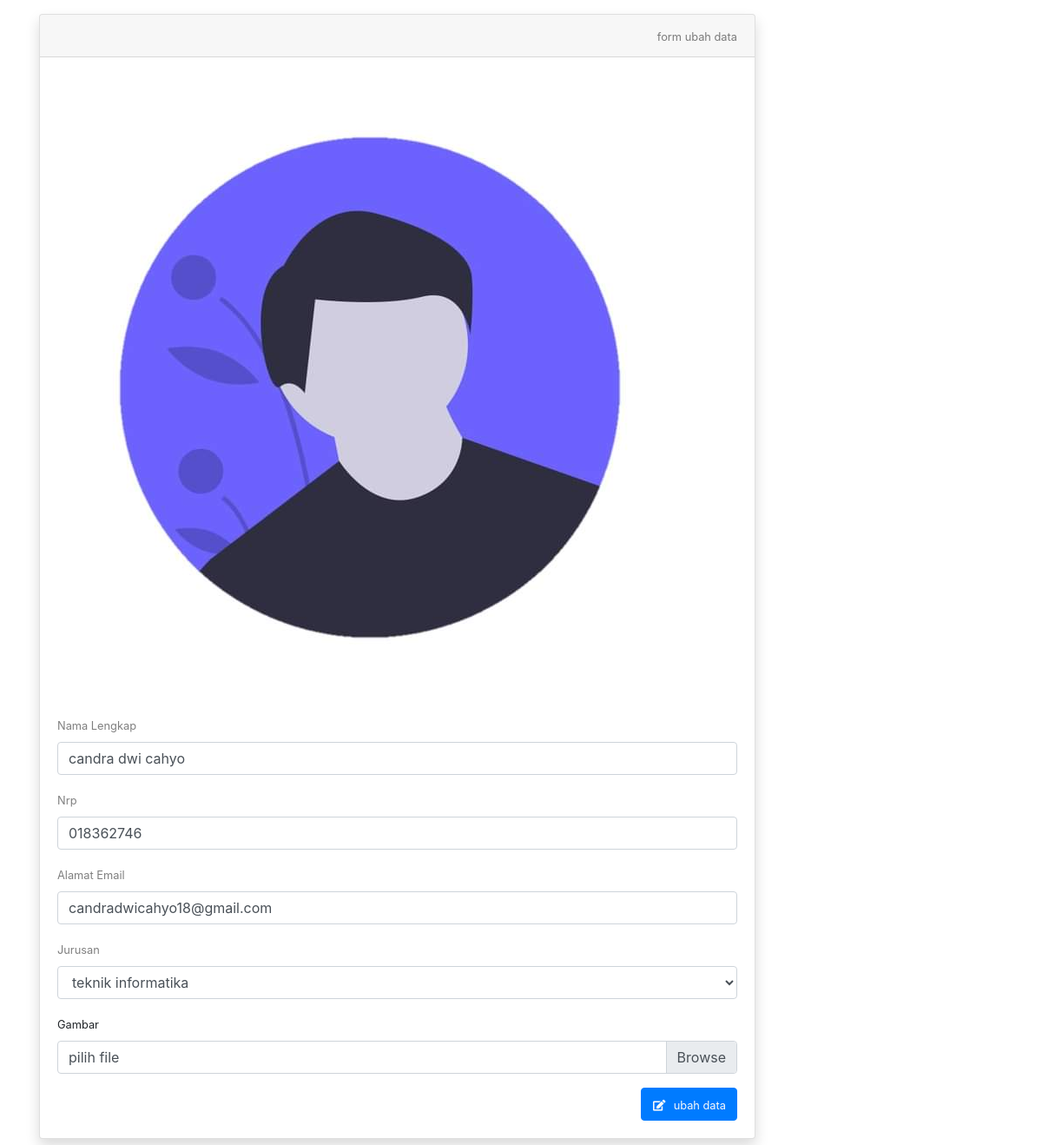
Page /edit.php?id=2 on the committed database.
### tables this page shows
CREATE TABLE `mahasiswa` (
  `id` int(11) NOT NULL,
  `nama` varchar(150) NOT NULL,
  `nrp` char(9) NOT NULL,
  `email` varchar(150) NOT NULL,
  `jurusan` varchar(150) NOT NULL,
  `gambar` varchar(150) NOT NULL
);

### function/functions.php (called while the page is built, shortened)
<?php
$conn = mysqli_connect('localhost', 'root', '', 'php_crud_image');
function query($param) {
  global $conn;
  $query = mysqli_query($conn, $param);
  $rows = [];
  if (mysqli_num_rows($query) > 0) {
    while ($row = mysqli_fetch_assoc($query)) {
      $rows[] = $row;
    }
  }
  return $rows;
}

### edit.php (the view, shortened to what this page needs)
<?php
require_once 'function/functions.php';
$data['jurusan'] = list_jurusan();
$id = trim(rtrim(mysqli_real_escape_string($conn, $_GET['id'])));
$row = query("SELECT * FROM mahasiswa WHERE id = '$id'")[0];
?>
<div class="container mt-3 mb-3">
  <div class="row">
    <div class="col-md-9">
      <div class="card shadow rounded">
        <div class="card-header">
          <div class="float-right">
            <small class="text-black-50">form ubah data</small>
          </div>
        </div>
        <div class="card-body">
          <div class="image-container mb-3">
            <img src="assets/images/<?= $row['gambar']; ?>" alt="image preview" class="img-fluid">
          </div>
          <form action="" method="post" enctype="multipart/form-data">
            <div class="form-group">
              <label for="nama"><small class="text-black-50">Nama Lengkap</small></label>
              <input type="text" name="nama" class="form-control" id="nama" placeholder="nama" autocomplete="off" value="<?= $row['nama']; ?>">
            </div>
            <div class="form-group">
              <label for="nrp"><small class="text-black-50">Nrp</small></label>
              <input type="text" name="nrp" class="form-control" id="nrp" placeholder="nrp" autocomplete="off" value="<?= $row['nrp']; ?>">
            </div>
            <div class="form-group">
              <label for="email"><small class="text-black-50">Alamat Email</small></label>
              <input type="text" name="email" class="form-control" id="email" placeholder="example@example.com" autocomplete="off" value="<?= $row['email']; ?>">
            </div>
            <div class="form-group">
              <label for="jurusan"><small class="text-black-50">Jurusan</small></label>
              <select name="jurusan" id="jurusan" class="form-control">
                <?php foreach ($data['jurusan'] as $jurusan) : ?>
                <?php if ($jurusan === $row['jurusan']) : ?>
                  <option value="<?= $jurusan; ?>" selected><?= strtolower($jurusan); ?></option>
                <?php else : ?>
                  <option value="<?= $jurusan; ?>"><?= strtolower($jurusan); ?></option>
                <?php endif; ?>
                <?php endforeach; ?>
              </select>
            </div>
            <div class="form-group">
              <label for="gambar"><small class="text-blafk-50">Gambar</small></label>
              <div class="custom-file">
                <label class="custom-file-label" for="gambar">pilih file</label>
              </div>
            </div>
            <button type="submit" name="submit" class="btn btn-primary text-light float-right">
              <small class="fas fa-fw fa-edit mr-1"></small>
              <small>ubah data</small>
            </button>
          </form>
        </div>
      </div>
    </div>
  </div>
</div>

### rows in the picture
mahasiswa: gambar (picture), nama "candra dwi cahyo", nrp "018362746", email "candradwicahyo18@gmail.com", jurusan "teknik informatika"
